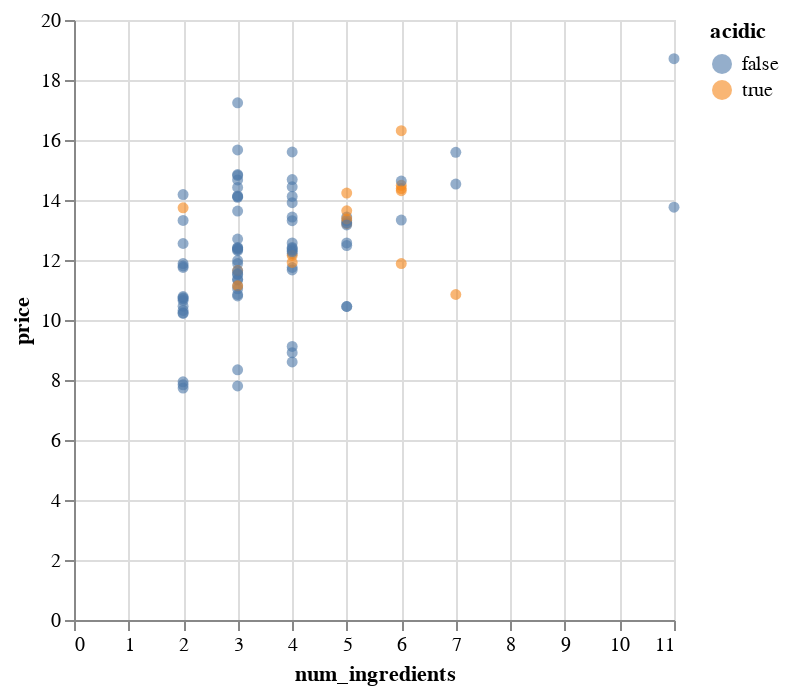

Notebook code cell kept with this figure:
### Code cell
import altair as alt

alt.Chart(df_cocktails).mark_point(filled=True, opacity=0.6).encode(
    x='num_ingredients',
    y='price',
    color='acidic'
    #  size=alt.Size('price:Q', title='Price', scale=alt.Scale(range=[0.01, 300]))
)

### Figure 1 — Vega-Lite specification as saved in the notebook (floating-point values rounded to 4 significant figures)
{"config": {"view": {"continuousWidth": 300, "continuousHeight": 300}}, "data": {"name": "data-2ea632569f2d812c26894310f46fd726"}, "mark": {"type": "point", "filled": true, "opacity": 0.6}, "encoding": {"color": {"field": "acidic", "type": "nominal"}, "x": {"field": "num_ingredients", "type": "quantitative"}, "y": {"field": "price", "type": "quantitative"}}, "$schema": "https://vega.github.io/schema/vega-lite/v5.16.3.json", "datasets": {"data-2ea632569f2d812c26894310f46fd726": [{"cocktail_id": "11222", "cocktail_name": "Casa Blanca", "num_ingredients": 4, "ingredients": "Light rum, Triple sec, Lime juice, Maraschino liqueur", "alcoholic": true, "acidic": false, "caffiene": false, "category": "Ordinary Drink", "glass": "Cocktail glass", "price": 12.22}, {"cocktail_id": "17241", "cocktail_name": "Zombie", "num_ingredients": 7, "ingredients": "Rum, Gold rum, 151 proof rum, Pernod, Grenadine, Lime Juice, Angostura Bitters", "alcoholic": true, "acidic": false, "caffiene": false, "category": "Cocktail", "glass": "Hurricane glass", "price": 14.53}, {"cocktail_id": "12670", "cocktail_name": "Fruit Cooler", "num_ingredients": 7, "ingredients": "Apple juice, Strawberries, Sugar, Lemon, Apple, Soda water, Ice", "alcoholic": false, "acidic": true, "caffiene": false, "category": "Other / Unknown", "glass": "Highball Glass", "price": 10.85}, {"cocktail_id": "17122", "cocktail_name": "Royal Bitch", "num_ingredients": 2, "ingredients": "Frangelico, Crown Royal", "alcoholic": true, "acidic": false, "caffiene": false, "category": "Shot", "glass": "Shot glass", "price": 14.18}, {"cocktail_id": "11369", "cocktail_name": "Flying Scotchman", "num_ingredients": 4, "ingredients": "Scotch, Sweet Vermouth, Bitters, Sugar syrup", "alcoholic": true, "acidic": false, "caffiene": false, "category": "Ordinary Drink", "glass": "Cocktail glass", "price": 12.38}, {"cocktail_id": "16958", "cocktail_name": "Apple Pie with A Crust", "num_ingredients": 3, "ingredients": "Apple juice, Malibu rum, Cinnamon", "alcoholic": true, "acidic": false, "caffiene": false, "category": "Other / Unknown", "glass": "Collins Glass", "price": 11.52}, {"cocktail_id": "17221", "cocktail_name": "Boozy Snickers Milkshake", "num_ingredients": 7, "ingredients": "Vanilla Ice-Cream, Milk, Godiva liqueur, Whipped Cream, caramel sauce, chocolate sauce, Mini-snickers bars", "alcoholic": true, "acidic": false, "caffiene": false, "category": "Shake", "glass": "Mason jar", "price": 15.59}, {"cocktail_id": "12770", "cocktail_name": "Iced Coffee", "num_ingredients": 4, "ingredients": "Coffee, Sugar, Water, Milk", "alcoholic": false, "acidic": false, "caffiene": true, "category": "Coffee / Tea", "glass": "Coffee mug", "price": 9.12}, {"cocktail_id": "11026", "cocktail_name": "Amaretto Mist", "num_ingredients": 2, "ingredients": "Amaretto, Lime", "alcoholic": true, "acidic": true, "caffiene": false, "category": "Ordinary Drink", "glass": "Old-fashioned glass", "price": 13.74}, {"cocktail_id": "17224", "cocktail_name": "Absolutely Fabulous", "num_ingredients": 3, "ingredients": "Vodka, Cranberry Juice, Champagne", "alcoholic": true, "acidic": false, "caffiene": false, "category": "Cocktail", "glass": "Champagne flute", "price": 12.42}, {"cocktail_id": "17827", "cocktail_name": "Old Pal", "num_ingredients": 3, "ingredients": "Rye whiskey, Campari, Dry Vermouth", "alcoholic": true, "acidic": false, "caffiene": false, "category": "Cocktail", "glass": "Nick and Nora Glass", "price": 14.12}, {"cocktail_id": "11034", "cocktail_name": "Angel Face", "num_ingredients": 3, "ingredients": "Apricot brandy, Apple brandy, Gin", "alcoholic": true, "acidic": false, "caffiene": false, "category": "Ordinary Drink", "glass": "Cocktail glass", "price": 11.14}, {"cocktail_id": "11205", "cocktail_name": "California Lemonade", "num_ingredients": 6, "ingredients": "Blended whiskey, Lemon, Lime, Powdered sugar, Grenadine, Carbonated water", "alcoholic": true, "acidic": true, "caffiene": false, "category": "Ordinary Drink", "glass": "Collins glass", "price": 14.49}, {"cocktail_id": "12792", "cocktail_name": "Amaretto Liqueur", "num_ingredients": 11, "ingredients": "Sugar, Water, Apricot, Almond flavoring, Grain alcohol, Water, Brandy, Food coloring, Food coloring, Food coloring, Glycerine", "alcoholic": true, "acidic": false, "caffiene": false, "category": "Homemade Liqueur", "glass": "Collins Glass", "price": 18.71}, {"cocktail_id": "11170", "cocktail_name": "Brandy Sour", "num_ingredients": 5, "ingredients": "Brandy, Lemon, Powdered sugar, Lemon, Cherry", "alcoholic": true, "acidic": true, "caffiene": false, "category": "Ordinary Drink", "glass": "Whiskey sour glass", "price": 13.21}, {"cocktail_id": "17094", "cocktail_name": "Alice in Wonderland", "num_ingredients": 3, "ingredients": "Amaretto, Grand Marnier, Southern Comfort", "alcoholic": true, "acidic": false, "caffiene": false, "category": "Ordinary Drink", "glass": "Collins Glass", "price": 15.67}, {"cocktail_id": "11416", "cocktail_name": "Gin Smash", "num_ingredients": 6, "ingredients": "Gin, Carbonated water, Sugar, Mint, Orange, Cherry", "alcoholic": true, "acidic": true, "caffiene": false, "category": "Ordinary Drink", "glass": "Old-fashioned glass", "price": 14.38}, {"cocktail_id": "178335", "cocktail_name": "Lazy Coconut Paloma", "num_ingredients": 3, "ingredients": "Coconut Liqueur, Grapefruit Juice, Soda Water", "alcoholic": true, "acidic": false, "caffiene": false, "category": "Cocktail", "glass": "Highball glass", "price": 11.33}, {"cocktail_id": "15853", "cocktail_name": "B-52", "num_ingredients": 3, "ingredients": "Baileys irish cream, Grand Marnier, Kahlua", "alcoholic": true, "acidic": false, "caffiene": false, "category": "Shot", "glass": "Shot glass", "price": 17.24}, {"cocktail_id": "17027", "cocktail_name": "Zima Blaster", "num_ingredients": 2, "ingredients": "Zima, Chambord raspberry liqueur", "alcoholic": true, "acidic": false, "caffiene": false, "category": "Ordinary Drink", "glass": "Hurricane glass", "price": 10.65}, {"cocktail_id": "11368", "cocktail_name": "Flying Dutchman", "num_ingredients": 2, "ingredients": "Gin, Triple sec", "alcoholic": true, "acidic": false, "caffiene": false, "category": "Ordinary Drink", "glass": "Old-fashioned glass", "price": 11.75}, {"cocktail_id": "15024", "cocktail_name": "Absolutely Cranberry Smash", "num_ingredients": 4, "ingredients": "Absolut Vodka, Cranberry juice, Ginger ale, Ice", "alcoholic": true, "acidic": false, "caffiene": false, "category": "Ordinary Drink", "glass": "Cocktail glass", "price": 12.57}, {"cocktail_id": "15328", "cocktail_name": "Zorro", "num_ingredients": 3, "ingredients": "Sambuca, Baileys irish cream, White Creme de Menthe", "alcoholic": true, "acidic": false, "caffiene": false, "category": "Coffee / Tea", "glass": "Coffee Mug", "price": 12.31}, {"cocktail_id": "14688", "cocktail_name": "Freddy Kruger", "num_ingredients": 3, "ingredients": "Jägermeister, Sambuca, Vodka", "alcoholic": true, "acidic": false, "caffiene": false, "category": "Shot", "glass": "Shot glass", "price": 11.04}, {"cocktail_id": "13282", "cocktail_name": "Black & Tan", "num_ingredients": 2, "ingredients": "Ale, Guinness stout", "alcoholic": true, "acidic": false, "caffiene": false, "category": "Beer", "glass": "Pint glass", "price": 10.32}, {"cocktail_id": "12672", "cocktail_name": "Fruit Flip-Flop", "num_ingredients": 2, "ingredients": "Yoghurt, Fruit juice", "alcoholic": false, "acidic": false, "caffiene": false, "category": "Other / Unknown", "glass": "Highball Glass", "price": 7.94}, {"cocktail_id": "14978", "cocktail_name": "Rum Punch", "num_ingredients": 5, "ingredients": "Rum, Ginger ale, Fruit punch, Orange juice, Ice", "alcoholic": true, "acidic": false, "caffiene": false, "category": "Punch / Party Drink", "glass": "Punch bowl", "price": 13.43}, {"cocktail_id": "15026", "cocktail_name": "Kiss me Quick", "num_ingredients": 5, "ingredients": "Cranberry vodka, Apfelkorn, Schweppes Russchian, Apple juice, Ice", "alcoholic": true, "acidic": false, "caffiene": false, "category": "Ordinary Drink", "glass": "Highball glass", "price": 12.57}, {"cocktail_id": "15825", "cocktail_name": "Jamaican Coffee", "num_ingredients": 4, "ingredients": "Rum, Coffee, Water, Whipped cream", "alcoholic": true, "acidic": false, "caffiene": true, "category": "Coffee / Tea", "glass": "Champagne flute", "price": 12.42}, {"cocktail_id": "13497", "cocktail_name": "Green Goblin", "num_ingredients": 3, "ingredients": "Cider, Lager, Blue Curacao", "alcoholic": true, "acidic": false, "caffiene": false, "category": "Beer", "glass": "Pint glass", "price": 11.98}, {"cocktail_id": "14272", "cocktail_name": "Addison Special", "num_ingredients": 3, "ingredients": "Vodka, Grenadine, Orange juice", "alcoholic": true, "acidic": false, "caffiene": false, "category": "Cocktail", "glass": "Old-fashioned glass", "price": 11.36}, {"cocktail_id": "17175", "cocktail_name": "Girl From Ipanema", "num_ingredients": 4, "ingredients": "Cachaca, Lemon Juice, Agave Syrup, Champagne", "alcoholic": true, "acidic": false, "caffiene": false, "category": "Ordinary Drink", "glass": "Wine Glass", "price": 13.43}, {"cocktail_id": "13128", "cocktail_name": "Diesel", "num_ingredients": 3, "ingredients": "Lager, Cider, Blackcurrant cordial", "alcoholic": true, "acidic": false, "caffiene": false, "category": "Beer", "glass": "Pint glass", "price": 11.88}, {"cocktail_id": "11029", "cocktail_name": "Amaretto Tea", "num_ingredients": 3, "ingredients": "Tea, Amaretto, Whipped cream", "alcoholic": true, "acidic": false, "caffiene": false, "category": "Ordinary Drink", "glass": "Pousse cafe glass", "price": 14.13}, {"cocktail_id": "17268", "cocktail_name": "Blue Hurricane", "num_ingredients": 6, "ingredients": "Rum, Dark Rum, Passoa, Blue Curacao, Sweet and Sour, Ice", "alcoholic": true, "acidic": false, "caffiene": false, "category": "Cocktail", "glass": "Highball glass", "price": 13.33}, {"cocktail_id": "12196", "cocktail_name": "Sidecar", "num_ingredients": 3, "ingredients": "Cognac, Cointreau, Lemon juice", "alcoholic": true, "acidic": false, "caffiene": false, "category": "Ordinary Drink", "glass": "Cocktail glass", "price": 14.42}, {"cocktail_id": "14095", "cocktail_name": "Jamaica Kiss", "num_ingredients": 4, "ingredients": "Coffee liqueur, Light rum, Ice, Milk", "alcoholic": true, "acidic": false, "caffiene": false, "category": "Shake", "glass": "Hurricane glass", "price": 11.67}, {"cocktail_id": "13042", "cocktail_name": "Sunny Holiday Punch", "num_ingredients": 6, "ingredients": "Pineapple juice, Club soda, Orange juice, Lemon, Berries, Champagne", "alcoholic": false, "acidic": true, "caffiene": false, "category": "Punch / Party Drink", "glass": "Punch bowl", "price": 11.88}, {"cocktail_id": "16485", "cocktail_name": "Flaming Lamborghini", "num_ingredients": 4, "ingredients": "Kahlua, Sambuca, Blue Curacao, Baileys irish cream", "alcoholic": true, "acidic": false, "caffiene": false, "category": "Cocktail", "glass": "Cocktail glass", "price": 13.91}, {"cocktail_id": "12322", "cocktail_name": "Strawberry Margarita", "num_ingredients": 6, "ingredients": "Strawberry schnapps, Tequila, Triple sec, Lemon juice, Strawberries, Salt", "alcoholic": true, "acidic": false, "caffiene": false, "category": "Ordinary Drink", "glass": "Cocktail glass", "price": 14.63}, {"cocktail_id": "17219", "cocktail_name": "Yellow Bird", "num_ingredients": 4, "ingredients": "White Rum, Galliano, Triple Sec, Lime Juice", "alcoholic": true, "acidic": false, "caffiene": false, "category": "Cocktail", "glass": "Cocktail glass", "price": 14.12}, {"cocktail_id": "11011", "cocktail_name": "After Supper Cocktail", "num_ingredients": 3, "ingredients": "Triple sec, Apricot brandy, Lemon juice", "alcoholic": true, "acidic": false, "caffiene": false, "category": "Ordinary Drink", "glass": "Cocktail glass", "price": 12.35}, {"cocktail_id": "178336", "cocktail_name": "Blueberry Mojito", "num_ingredients": 5, "ingredients": "Dark Rum, Lime Juice, Sugar, Blueberries, Lemon-lime soda", "alcoholic": true, "acidic": false, "caffiene": false, "category": "Cocktail", "glass": "Highball glass", "price": 12.48}, {"cocktail_id": "12630", "cocktail_name": "Rail Splitter", "num_ingredients": 3, "ingredients": "Sugar syrup, Lemon juice, Ginger ale", "alcoholic": false, "acidic": false, "caffiene": false, "category": "Cocktail", "glass": "Highball glass", "price": 7.8}, {"cocktail_id": "14209", "cocktail_name": "Mocha-Berry", "num_ingredients": 4, "ingredients": "Coffee, Chambord raspberry liqueur, Cocoa powder, Whipped cream", "alcoholic": true, "acidic": false, "caffiene": true, "category": "Coffee / Tea", "glass": "Irish coffee cup", "price": 11.75}, {"cocktail_id": "14195", "cocktail_name": "Snowball", "num_ingredients": 4, "ingredients": "Advocaat, Lemonade, Lemon, Ice", "alcoholic": true, "acidic": true, "caffiene": false, "category": "Ordinary Drink", "glass": "Highball glass", "price": 12.15}, {"cocktail_id": "13389", "cocktail_name": "Snake Bite (UK)", "num_ingredients": 2, "ingredients": "Lager, Cider", "alcoholic": true, "acidic": false, "caffiene": false, "category": "Beer", "glass": "Pint glass", "price": 10.22}, {"cocktail_id": "11084", "cocktail_name": "Bermuda Highball", "num_ingredients": 5, "ingredients": "Brandy, Gin, Dry Vermouth, Carbonated water, Lemon peel", "alcoholic": true, "acidic": false, "caffiene": false, "category": "Ordinary Drink", "glass": "Highball glass", "price": 13.31}, {"cocktail_id": "178316", "cocktail_name": "Honey Bee", "num_ingredients": 3, "ingredients": "White Rum, Honey, Lemon Juice", "alcoholic": true, "acidic": false, "caffiene": false, "category": "Cocktail", "glass": "Margarita glass", "price": 10.8}, {"cocktail_id": "12760", "cocktail_name": "Surf City Lifesaver", "num_ingredients": 4, "ingredients": "Ouzo, Baileys irish cream, Gin, Grand Marnier", "alcoholic": true, "acidic": false, "caffiene": false, "category": "Ordinary Drink", "glass": "Highball glass", "price": 14.68}, {"cocktail_id": "11028", "cocktail_name": "Amaretto Stinger", "num_ingredients": 2, "ingredients": "Amaretto, White Creme de Menthe", "alcoholic": true, "acidic": false, "caffiene": false, "category": "Ordinary Drink", "glass": "Cocktail glass", "price": 12.55}, {"cocktail_id": "11403", "cocktail_name": "Gin And Tonic", "num_ingredients": 3, "ingredients": "Gin, Tonic water, Lime", "alcoholic": true, "acidic": true, "caffiene": false, "category": "Ordinary Drink", "glass": "Highball glass", "price": 11.65}, {"cocktail_id": "14107", "cocktail_name": "Absolut Summertime", "num_ingredients": 5, "ingredients": "Absolut Citron, Sweet and sour, Sprite, Soda water, Lemon", "alcoholic": true, "acidic": true, "caffiene": false, "category": "Cocktail", "glass": "Collins glass", "price": 14.23}, {"cocktail_id": "17205", "cocktail_name": "Mimosa", "num_ingredients": 2, "ingredients": "Champagne, Orange juice", "alcoholic": true, "acidic": false, "caffiene": false, "category": "Ordinary Drink", "glass": "Champagne flute", "price": 10.24}, {"cocktail_id": "14602", "cocktail_name": "Tequila Surprise", "num_ingredients": 2, "ingredients": "Tequila, Tabasco sauce", "alcoholic": true, "acidic": false, "caffiene": false, "category": "Shot", "glass": "Shot glass", "price": 10.74}, {"cocktail_id": "15194", "cocktail_name": "Amaretto Shake", "num_ingredients": 3, "ingredients": "Chocolate ice-cream, Brandy, Amaretto", "alcoholic": true, "acidic": false, "caffiene": false, "category": "Ordinary Drink", "glass": "Collins Glass", "price": 14.67}, {"cocktail_id": "13501", "cocktail_name": "ABC", "num_ingredients": 3, "ingredients": "Amaretto, Baileys irish cream, Cognac", "alcoholic": true, "acidic": false, "caffiene": false, "category": "Shot", "glass": "Shot glass", "price": 14.82}, {"cocktail_id": "11382", "cocktail_name": "Frisco Sour", "num_ingredients": 6, "ingredients": "Blended whiskey, Benedictine, Lemon, Lime, Lemon, Lime", "alcoholic": true, "acidic": true, "caffiene": false, "category": "Ordinary Drink", "glass": "Whiskey sour glass", "price": 16.31}, {"cocktail_id": "14071", "cocktail_name": "Belgian Blue", "num_ingredients": 4, "ingredients": "Vodka, Coconut liqueur, Blue Curacao, Sprite", "alcoholic": true, "acidic": false, "caffiene": false, "category": "Soft Drink", "glass": "Highball glass", "price": 13.31}, {"cocktail_id": "178353", "cocktail_name": "Apple Highball", "num_ingredients": 4, "ingredients": "Lime, Apple Schnapps, Cognac, Ginger", "alcoholic": true, "acidic": true, "caffiene": false, "category": "Cocktail", "glass": "Highball glass", "price": 11.92}, {"cocktail_id": "17837", "cocktail_name": "Adam", "num_ingredients": 3, "ingredients": "Dark rum, Lemon juice, Grenadine", "alcoholic": true, "acidic": false, "caffiene": false, "category": "Ordinary Drink", "glass": "Cocktail glass", "price": 12.4}, {"cocktail_id": "14466", "cocktail_name": "Dirty Nipple", "num_ingredients": 3, "ingredients": "Kahlua, Sambuca, Baileys irish cream", "alcoholic": true, "acidic": false, "caffiene": false, "category": "Shot", "glass": "Shot glass", "price": 13.63}, {"cocktail_id": "17195", "cocktail_name": "Bellini", "num_ingredients": 2, "ingredients": "Champagne, Peach schnapps", "alcoholic": true, "acidic": false, "caffiene": false, "category": "Ordinary Drink", "glass": "Champagne Flute", "price": 10.78}, {"cocktail_id": "12910", "cocktail_name": "Egg Nog #4", "num_ingredients": 11, "ingredients": "Egg yolk, Sugar, Milk, Light rum, Bourbon, Vanilla extract, Salt, Whipping cream, Egg white, Sugar, Nutmeg", "alcoholic": false, "acidic": false, "caffiene": false, "category": "Punch / Party Drink", "glass": "Punch bowl", "price": 13.76}, {"cocktail_id": "11524", "cocktail_name": "Imperial Fizz", "num_ingredients": 5, "ingredients": "Light rum, Blended whiskey, Lemon, Powdered sugar, Carbonated water", "alcoholic": true, "acidic": true, "caffiene": false, "category": "Ordinary Drink", "glass": "Highball glass", "price": 13.64}, {"cocktail_id": "11987", "cocktail_name": "Queen Bee", "num_ingredients": 3, "ingredients": "Coffee brandy, Lime vodka, Sherry", "alcoholic": true, "acidic": false, "caffiene": false, "category": "Ordinary Drink", "glass": "Cocktail glass", "price": 12.37}, {"cocktail_id": "11408", "cocktail_name": "Gin Daisy", "num_ingredients": 6, "ingredients": "Gin, Lemon juice, Sugar, Grenadine, Maraschino cherry, Orange", "alcoholic": true, "acidic": true, "caffiene": false, "category": "Ordinary Drink", "glass": "Old-fashioned glass", "price": 14.31}, {"cocktail_id": "14482", "cocktail_name": "Darkwood Sling", "num_ingredients": 4, "ingredients": "Cherry Heering, Soda water, Orange juice, Ice", "alcoholic": true, "acidic": false, "caffiene": false, "category": "Soft Drink", "glass": "Cocktail glass", "price": 12.28}, {"cocktail_id": "16196", "cocktail_name": "Moranguito", "num_ingredients": 3, "ingredients": "Absinthe, Tequila, Grenadine", "alcoholic": true, "acidic": false, "caffiene": false, "category": "Shot", "glass": "Shot glass", "price": 14.09}, {"cocktail_id": "17828", "cocktail_name": "Tipperary", "num_ingredients": 3, "ingredients": "Irish Whiskey, Sweet Vermouth, Green Chartreuse", "alcoholic": true, "acidic": false, "caffiene": false, "category": "Cocktail", "glass": "Nick and Nora Glass", "price": 14.85}, {"cocktail_id": "12748", "cocktail_name": "Orange Scented Hot Chocolate", "num_ingredients": 5, "ingredients": "Milk, Chocolate, Orange peel, Espresso, Nutmeg", "alcoholic": false, "acidic": false, "caffiene": true, "category": "Cocoa", "glass": "Coffee mug", "price": 10.45}, {"cocktail_id": "12560", "cocktail_name": "Afterglow", "num_ingredients": 3, "ingredients": "Grenadine, Orange juice, Pineapple juice", "alcoholic": false, "acidic": false, "caffiene": false, "category": "Cocktail", "glass": "Highball Glass", "price": 8.34}, {"cocktail_id": "12690", "cocktail_name": "Lassi - A South Indian Drink", "num_ingredients": 5, "ingredients": "Yoghurt, Water, Cumin seed, Salt, Mint", "alcoholic": false, "acidic": false, "caffiene": false, "category": "Other / Unknown", "glass": "Highball Glass", "price": 10.45}, {"cocktail_id": "12732", "cocktail_name": "Chocolate Beverage", "num_ingredients": 4, "ingredients": "Milk, Chocolate, Cinnamon, Egg", "alcoholic": false, "acidic": false, "caffiene": false, "category": "Cocoa", "glass": "Coffee mug", "price": 8.6}, {"cocktail_id": "17829", "cocktail_name": "Penicillin", "num_ingredients": 5, "ingredients": "Blended Scotch, Lemon Juice, Honey syrup, Ginger Syrup, Islay single malt Scotch", "alcoholic": true, "acidic": false, "caffiene": false, "category": "Cocktail", "glass": "Old-fashioned glass", "price": 13.24}, {"cocktail_id": "12158", "cocktail_name": "Scotch Sour", "num_ingredients": 5, "ingredients": "Scotch, Lime, Powdered sugar, Lemon, Cherry", "alcoholic": true, "acidic": true, "caffiene": false, "category": "Ordinary Drink", "glass": "Whiskey sour glass", "price": 13.37}, {"cocktail_id": "14167", "cocktail_name": "Vodka Martini", "num_ingredients": 3, "ingredients": "Vodka, Dry Vermouth, Olive", "alcoholic": true, "acidic": false, "caffiene": false, "category": "Ordinary Drink", "glass": "Cocktail glass", "price": 11.64}, {"cocktail_id": "15597", "cocktail_name": "Absolut Stress #2", "num_ingredients": 5, "ingredients": "Absolut Vodka, Peach schnapps, Coconut liqueur, Cranberry juice, Pineapple juice", "alcoholic": true, "acidic": false, "caffiene": false, "category": "Ordinary Drink", "glass": "Collins Glass", "price": 13.17}, {"cocktail_id": "11993", "cocktail_name": "Quentin", "num_ingredients": 4, "ingredients": "Dark rum, Kahlua, Light cream, Nutmeg", "alcoholic": true, "acidic": false, "caffiene": false, "category": "Ordinary Drink", "glass": "Cocktail glass", "price": 15.6}, {"cocktail_id": "13581", "cocktail_name": "410 Gone", "num_ingredients": 2, "ingredients": "Peach Vodka, Coca-Cola", "alcoholic": true, "acidic": false, "caffiene": false, "category": "Ordinary Drink", "glass": "Collins Glass", "price": 11.88}, {"cocktail_id": "13731", "cocktail_name": "Amaretto Sour", "num_ingredients": 2, "ingredients": "Amaretto, Sour mix", "alcoholic": true, "acidic": false, "caffiene": false, "category": "Ordinary Drink", "glass": "Collins Glass", "price": 13.32}, {"cocktail_id": "178352", "cocktail_name": "Frosé", "num_ingredients": 4, "ingredients": "Rose, Sugar, Strawberries, Lemon Juice", "alcoholic": true, "acidic": false, "caffiene": false, "category": "Cocktail", "glass": "Cocktail glass", "price": 12.33}, {"cocktail_id": "13837", "cocktail_name": "Kir Royale", "num_ingredients": 2, "ingredients": "Creme de Cassis, Champagne", "alcoholic": true, "acidic": false, "caffiene": false, "category": "Ordinary Drink", "glass": "Champagne Flute", "price": 10.71}, {"cocktail_id": "17177", "cocktail_name": "Dark Caipirinha", "num_ingredients": 3, "ingredients": "demerara Sugar, Lime, Cachaca", "alcoholic": true, "acidic": true, "caffiene": false, "category": "Cocktail", "glass": "Highball glass", "price": 11.14}, {"cocktail_id": "17247", "cocktail_name": "The Last Word", "num_ingredients": 4, "ingredients": "Green Chartreuse, Maraschino Liqueur, Lime Juice, Gin", "alcoholic": true, "acidic": false, "caffiene": false, "category": "Cocktail", "glass": "Cocktail glass", "price": 14.44}, {"cocktail_id": "15330", "cocktail_name": "Orange Crush", "num_ingredients": 3, "ingredients": "Vodka, Triple sec, Orange juice", "alcoholic": true, "acidic": false, "caffiene": false, "category": "Shot", "glass": "Shot glass", "price": 12.7}, {"cocktail_id": "13377", "cocktail_name": "Sea breeze", "num_ingredients": 3, "ingredients": "Vodka, Cranberry juice, Grapefruit juice", "alcoholic": true, "acidic": false, "caffiene": false, "category": "Ordinary Drink", "glass": "Highball glass", "price": 11.54}, {"cocktail_id": "13683", "cocktail_name": "Apple Slammer", "num_ingredients": 2, "ingredients": "7-Up, Apple schnapps", "alcoholic": true, "acidic": false, "caffiene": false, "category": "Shot", "glass": "Shot glass", "price": 10.46}, {"cocktail_id": "15813", "cocktail_name": "Herbal flame", "num_ingredients": 2, "ingredients": "Hot Damn, Tea", "alcoholic": true, "acidic": false, "caffiene": false, "category": "Coffee / Tea", "glass": "Mason jar", "price": 11.8}, {"cocktail_id": "11470", "cocktail_name": "Havana Cocktail", "num_ingredients": 3, "ingredients": "Light rum, Pineapple juice, Lemon juice", "alcoholic": true, "acidic": false, "caffiene": false, "category": "Ordinary Drink", "glass": "Cocktail glass", "price": 10.85}, {"cocktail_id": "12710", "cocktail_name": "Apple Berry Smoothie", "num_ingredients": 2, "ingredients": "Berries, Apple", "alcoholic": false, "acidic": false, "caffiene": false, "category": "Other / Unknown", "glass": "Highball Glass", "price": 7.84}, {"cocktail_id": "15092", "cocktail_name": "Pysch Vitamin Light", "num_ingredients": 4, "ingredients": "Orange juice, Apple juice, Pineapple juice, Ice", "alcoholic": false, "acidic": false, "caffiene": false, "category": "Ordinary Drink", "glass": "Collins Glass", "price": 8.91}, {"cocktail_id": "12780", "cocktail_name": "Spiking coffee", "num_ingredients": 2, "ingredients": "Coffee, Cinnamon", "alcoholic": false, "acidic": false, "caffiene": true, "category": "Coffee / Tea", "glass": "Coffee mug", "price": 7.73}]}}
